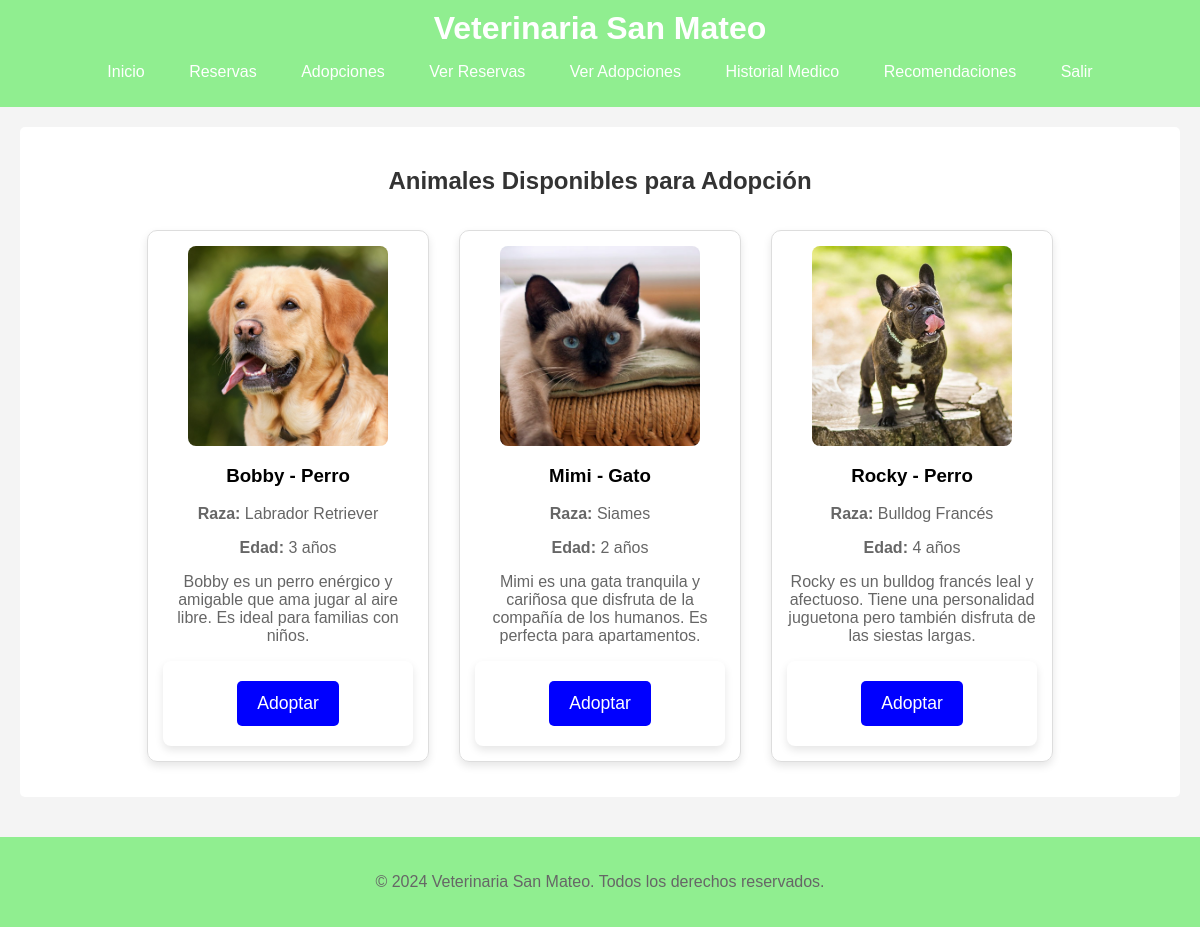
/adopciones.php (signed in), run on the app's committed database.
### tables this page shows
CREATE TABLE IF NOT EXISTS animales_disponibles (
    id INT AUTO_INCREMENT PRIMARY KEY,
    nombre VARCHAR(50) NOT NULL,
    tipo_animal VARCHAR(30) NOT NULL,
    raza VARCHAR(50) NOT NULL,
    anos INT NOT NULL,
    descripcion TEXT
);

### functions.php (called while the page is built, shortened)
<?php
include("db.php");
function getMenu(){
    $menu = array(
        array("url" => "index.php", "name" => "Inicio")
    );
    $menu[] = array("url" => "reservas.php", "name" => "Reservas");
    $menu[] = array("url" => "adopciones.php", "name" => "Adopciones");
    if (isset($_SESSION["usuario"]) && $_SESSION["usuario"] != "") {
        $menu[] = array("url" => "ver_reservas.php", "name" => "Ver Reservas");
        $menu[] = array("url" => "ver_adopciones.php", "name" => "Ver Adopciones");
        $menu[] = array("url" => "historial.php", "name" => "Historial Medico");
        $menu[] = array("url" => "recomendaciones.php", "name" => "Recomendaciones");
        $menu[] = array("url" => "salir.php", "name" => "Salir");
    } else {
        $menu[] = array("url" => "contacto.php", "name" => "Contacto");
        $menu[] = array("url" => "ingresar.php", "name" => "Inicio sesión");
    }
    return $menu;
}
function getAnimalesDisponibles() {
    global $conn;
    $query = "SELECT * FROM animales_disponibles";
    $result = $conn->query($query);
    if ($result) {
        return $result->fetch_all(MYSQLI_ASSOC);
    } else {
        echo "Error al obtener los animales disponibles: " . $conn->error;
        return [];
    }
}

### adopciones.php (the view, shortened to what this page needs)
<?php
include 'functions.php';
$menu = getMenu();
$animales = getAnimalesDisponibles();
?>
<!DOCTYPE html>
<html lang="es">
<head>
    <link rel="stylesheet" href="./css/style.css">
</head>
<body>
    <header>
        <h1>Veterinaria San Mateo</h1>
        <nav>
            <ul>
                <?php foreach ($menu as $item) { ?>
                    <li><a href="<?php echo $item["url"]; ?>"><?php echo $item["name"]; ?></a></li>
                <?php } ?>
            </ul>
        </nav>
    </header>
    <main>
        <section>
            <h2>Animales Disponibles para Adopción</h2>
            <div class="animales-container">
                <?php if (!empty($animales)): ?>
                    <?php foreach ($animales as $animal): ?>
                        <div class="animal-card">
                            <?php
                            $image_file = '';
                            if (stripos($animal['raza'], 'Labrador') !== false) {
                                $image_file = 'Labrador.jpg';
                            } elseif (stripos($animal['tipo_animal'], 'Gato') !== false) {
                                $image_file = 'gato.jpg';
                            } elseif (stripos($animal['raza'], 'Bulldog') !== false) {
                                $image_file = 'bulldog.jpg';
                            }
                            ?>
                            <img src="./images/<?php echo $image_file; ?>" alt="<?php echo $animal['nombre']; ?>" class="animal-img">
                            <h3><?php echo $animal['nombre']; ?> - <?php echo $animal['tipo_animal']; ?></h3>
                            <p><strong>Raza:</strong> <?php echo $animal['raza']; ?></p>
                            <p><strong>Edad:</strong> <?php echo $animal['anos']; ?> años</p>
                            <p><?php echo $animal['descripcion']; ?></p>
                            <form method="post" action="procesar_adopcion.php">
                                <button type="submit">Adoptar</button>
                            </form>
                        </div>
                    <?php endforeach; ?>
                <?php else: ?>
                    <p>No hay animales disponibles para adopción en este momento.</p>
                <?php endif; ?>
            </div>
        </section>
    </main>
    <footer>
        <p>&copy; 2024 Veterinaria San Mateo. Todos los derechos reservados.</p>
    </footer>
</body>
</html>

### CSS/style.css (style rules this page uses)
body { font-family: Arial, sans-serif; margin: 0; padding: 0; background-color: #f4f4f4; }
header { background-color: lightgreen; color: #fff; padding: 10px 0; text-align: center; }
header h1 { margin: 0; }
nav ul { list-style: none; padding: 0; }
nav ul li { display: inline; margin: 0 10px; }
nav ul li a { color: #fff; text-decoration: none; padding: 5px 10px; border-radius: 3px; }
main { padding: 20px; }
section { margin-bottom: 20px; background-color: #fff; padding: 20px; border-radius: 5px; text-align: center; }
h2 { color: #333; }
p { color: #666; }
form { max-width: 600px; margin: 0 auto; padding: 20px; background-color: #fff; border-radius: 8px; box-shadow: 0 4px 8px rgba(0, 0, 0, 0.1); }
form button[type="submit"] { padding: 12px 20px; background-color: blue; color: #fff; border: none; border-radius: 5px; font-size: 1.1em; cursor: pointer; transition: background-color 0.3s ease, transform 0.2s ease; }
footer { background-color: lightgreen; color: black; padding: 20px 0; text-align: center; }
.animal-img { width: 200px; height: 200px; object-fit: cover; border-radius: 8px; display: block; margin: 0 auto; }
.animal-card { border: 1px solid #ddd; border-radius: 10px; padding: 15px; margin: 15px; text-align: center; width: 250px; box-shadow: 0 4px 8px rgba(0, 0, 0, 0.1); display: inline-block; }
.animales-container { display: flex; flex-wrap: wrap; justify-content: center; }

### data on the page
animales_disponibles: shows a picture, nombre "Bobby", tipo_animal "Perro", raza "Labrador Retriever", anos "3", descripcion "Bobby es un perro enérgico y amigable que ama jugar al aire libre. Es ideal para familias con niños."
animales_disponibles: shows a picture, nombre "Mimi", tipo_animal "Gato", raza "Siames", anos "2", descripcion "Mimi es una gata tranquila y cariñosa que disfruta de la compañía de los humanos. Es perfecta para apartamentos."
animales_disponibles: shows a picture, nombre "Rocky", tipo_animal "Perro", raza "Bulldog Francés", anos "4", descripcion "Rocky es un bulldog francés leal y afectuoso. Tiene una personalidad juguetona pero también disfruta de las siestas largas."

### other printed values
$item["name"] "Inicio"
$item["name"] "Reservas"
$item["name"] "Adopciones"
$item["name"] "Ver Reservas"
$item["name"] "Ver Adopciones"
$item["name"] "Historial Medico"
$item["name"] "Recomendaciones"
$item["name"] "Salir"
